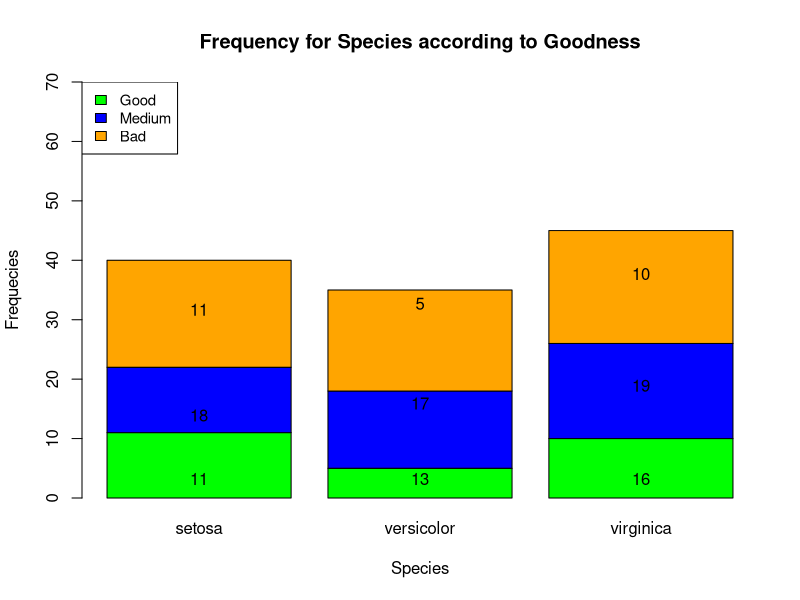

Here is the R script that generated this plot:
setwd("~/Desktop/coding/cs251/ass5/")
complete_data=read.csv("leaves.csv")
#complete_data
complete1_data=complete_data[c(1,2,3,4)]
result1=aggregate(complete1_data,by=list(complete_data$Species),FUN="mean")
#now let us extract the data according to species.
#Sepal.Length, Sepal.Width, Petal.Length, Petal.Width, Species, Good
#First for setosa
#setosa_data=complete_data[complete_data$Species=="setosa",]
#smeansl=mean(setosa_data[,"Sepal.Length"])
#smeansw=mean(setosa_data[,"Sepal.Width"])
#smeanpl=mean(setosa_data[,"Petal.Length"])
#smeanpw=mean(setosa_data[,"Petal.Width"])

#Now, for versicolor
#ve_data=complete_data[complete_data$Species=="versicolor",]
#vemeansl=mean(ve_data[,"Sepal.Length"])
#vemeansw=mean(ve_data[,"Sepal.Width"])
#vemeanpl=mean(ve_data[,"Petal.Length"])
#vemeanpw=mean(ve_data[,"Petal.Width"])

#for virginica
#vi_data=complete_data[complete_data$Species=="virginica",]
#vi_data=vi_data[c(1,2,3,4,5)]
#vimeansl=mean(vi_data[,"Sepal.Length"])
#vimeansw=mean(vi_data[,"Sepal.Width"])
#vimeanpl=mean(vi_data[,"Petal.Length"])
#vimeanpw=mean(vi_data[,"Petal.Width"])
##
contingency1=table(complete_data$Good, complete_data$Species)
png(filename="chart1.png")
bp=barplot(contingency1,main="Frequency for Species according to Goodness",xlab="Species",ylab = "Frequecies",col = c("green","blue","orange"),ylim=c(0,70))
legend("topleft",c("Good","Medium","Bad"),cex=0.9,fill=c("green","blue","orange"))
text(bp,colSums(contingency1[c(2,3),]),contingency1[c(1),],pos=3)
text(bp,0.5,contingency1[c(2),],pos=3)
text(bp,contingency1[c(2),]+0.2,contingency1[c(3),],pos=3)
dev.off()

##Building the detailed contingency table
temp_data=complete_data[c(1,2,3,4)]
##now printing the mean values according to Goodness class
contingency_table1=aggregate(temp_data,by=list(complete_data$Good),FUN="mean")
###The second table, according to goodness value and the species class
contingency_table2=aggregate(temp_data,by=list(complete_data$Good,complete_data$Species),FUN="mean")

result1
contingency1
contingency_table1
contingency_table2